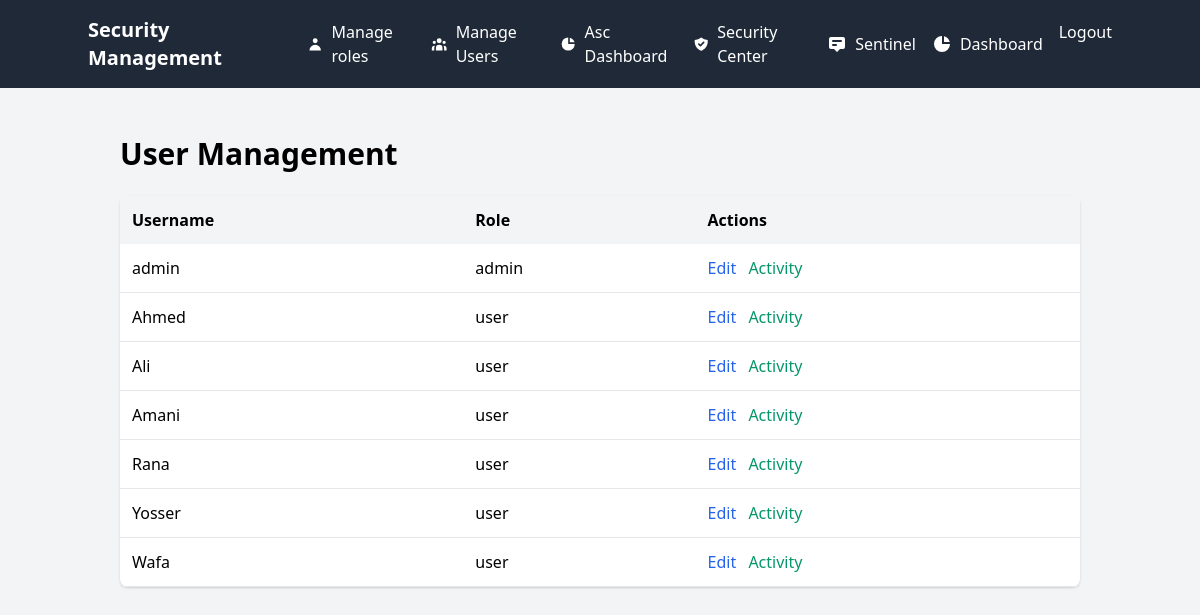
/admin/users (signed in), run on an earlier commit of the app's database.
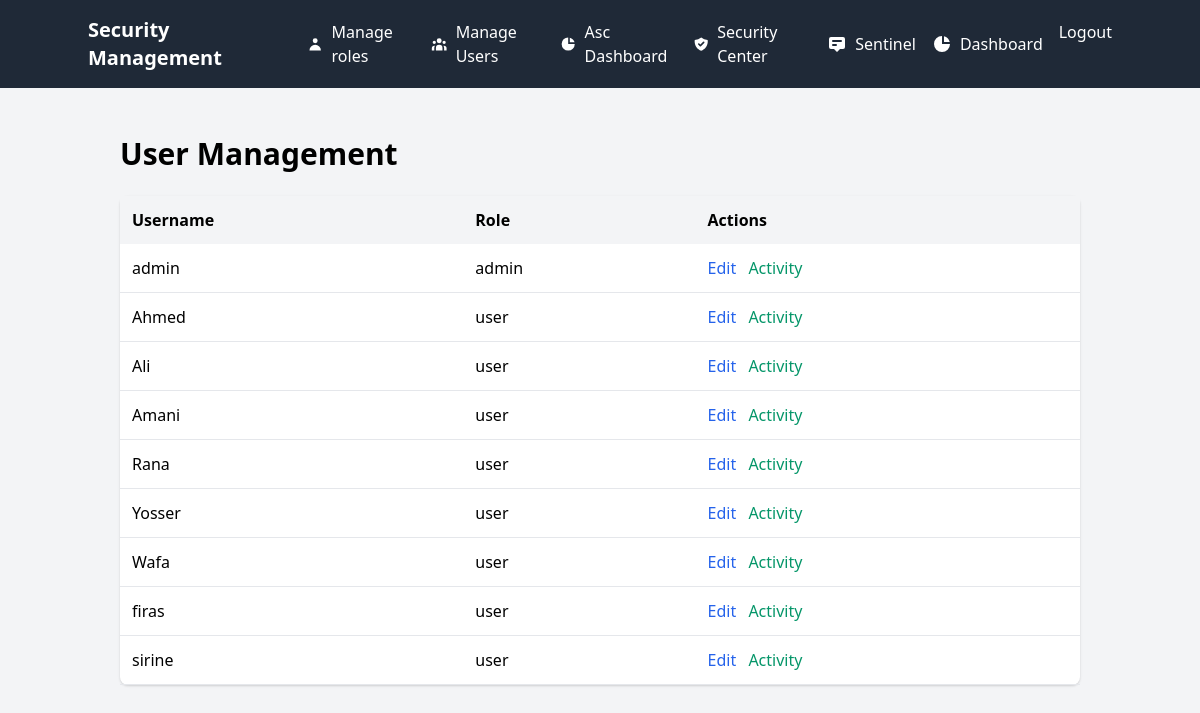
And on a later commit of the database.
### app.py (models this page shows)
class User(UserMixin, db.Model):
    id = db.Column(db.Integer, primary_key=True)
    username = db.Column(db.String(80), unique=True, nullable=False)
    email = db.Column(db.String(120), unique=True, nullable=False)
    password_hash = db.Column(db.String(120), nullable=False)
    role = db.Column(db.String(20), nullable=False, default='user')
    totp_secret = db.Column(db.String(120), nullable=True)
    role_id = db.Column(db.Integer, db.ForeignKey('role.id'), nullable=True)
    role_relation = db.relationship('Role', backref='users', foreign_keys=[role_id])
    is_active = db.Column(db.Boolean, default=True)
    def has_permission(self, permission_name):
        if not self.role_relation:
            return False
        return db.session.query(
            exists().where(
                and_(
                    RolePermission.role_id == self.role_relation.id,
                    RolePermission.permission_id == Permission.id,
                    Permission.name == permission_name
                )
            )
        ).scalar()

### app.py (the view)
@admin_bp.route('/users')
@login_required
def users():
    if current_user.role != 'admin':
        flash('Access denied. Admin rights required.', 'danger')
        return redirect(url_for('index'))
    users = User.query.all()
    return render_template('admin/users.html', users=users)

### app.py (called while the page is built)
@login_manager.user_loader
def load_user(user_id):
    return db.session.get(User, int(user_id))

### templates/admin/users.html
{% extends "base.html" %}
{% block content %}
<div class="container mx-auto px-4 py-8">
    <h1 class="text-3xl font-bold mb-6">User Management</h1>
    <div class="bg-white shadow rounded-lg">
        <table class="w-full">
            <thead class="bg-gray-100">
                <tr>
                    <th class="p-3 text-left">Username</th>
                    <th class="p-3 text-left">Role</th>
                    <th class="p-3 text-left">Actions</th>
                </tr>
            </thead>
            <tbody>
                {% for user in users %}
                <tr class="border-b">
                    <td class="p-3">{{ user.username }}</td>
                    <td class="p-3">{{ user.role }}</td>
                    <td class="p-3 space-x-2">
                        <a href="{{ url_for('admin.edit_user', user_id=user.id) }}"
                           class="text-blue-600 hover:underline">Edit</a>
                        <a href="{{ url_for('admin.user_activity', user_id=user.id) }}"
                           class="text-green-600 hover:underline">Activity</a>
                    </td>
                </tr>
                {% endfor %}
            </tbody>
        </table>
    </div>
</div>
{% endblock %}

What changed in the data, as far as the page shows it:
added User: username "firas", role "user"
added User: username "sirine", role "user"
